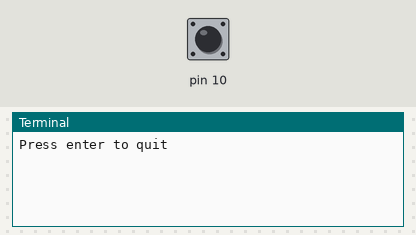
A program run on a simulated Raspberry Pi (header pin numbers). On the bench: the last lines printed to the terminal. The inputs (shaded band) are chosen by the test bench; at power-on: pin 10 LOW. The clock reads 2024-03-15 10:24:30 at power-on unless the program sets it.

Above: at 1.2 s.
1.3 s: pin 10 pulled HIGH for 0.15 s
At 2.5 s:
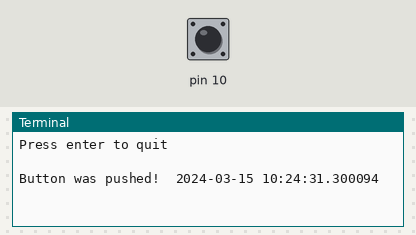
2.9 s: pin 10 pulled HIGH for 1 s
At 4.0 s:
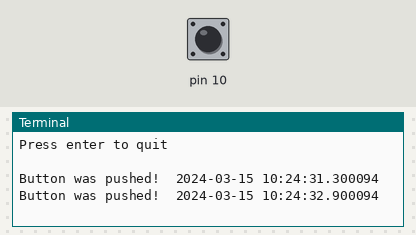
5.4 s: pin 10 pulled HIGH for 0.15 s
At 5.9 s:
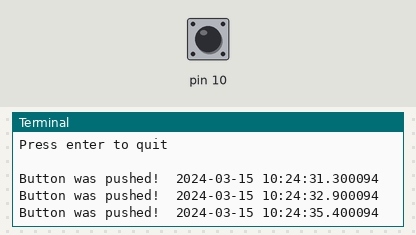

Measured:
- after the input at 1.3 s, the terminal: prints a new line at once (image 1)
- after the input at 2.9 s, the terminal: prints a new line at once (image 2)
- after the input at 5.4 s, the terminal: prints a new line at once (image 3)

The program:

input_edge.py
```python
import RPi.GPIO as GPIO # Import Raspberry Pi GPIO library
from datetime import datetime

def button_callback(channel):
    print("Button was pushed! ",datetime.now())
GPIO.setwarnings(False) # Ignore warning for now
GPIO.setmode(GPIO.BOARD) # Use physical pin numbering
GPIO.setup(10, GPIO.IN, pull_up_down=GPIO.PUD_DOWN) # Set pin 10 to be an input pin and set initial value to be pulled low (off)
GPIO.add_event_detect(10,GPIO.RISING,callback=button_callback, bouncetime=500) # Setup event on pin 10 rising edge
message = input("Press enter to quit\n\n") # Run until someone presses enter
GPIO.cleanup() # Clean up
```
